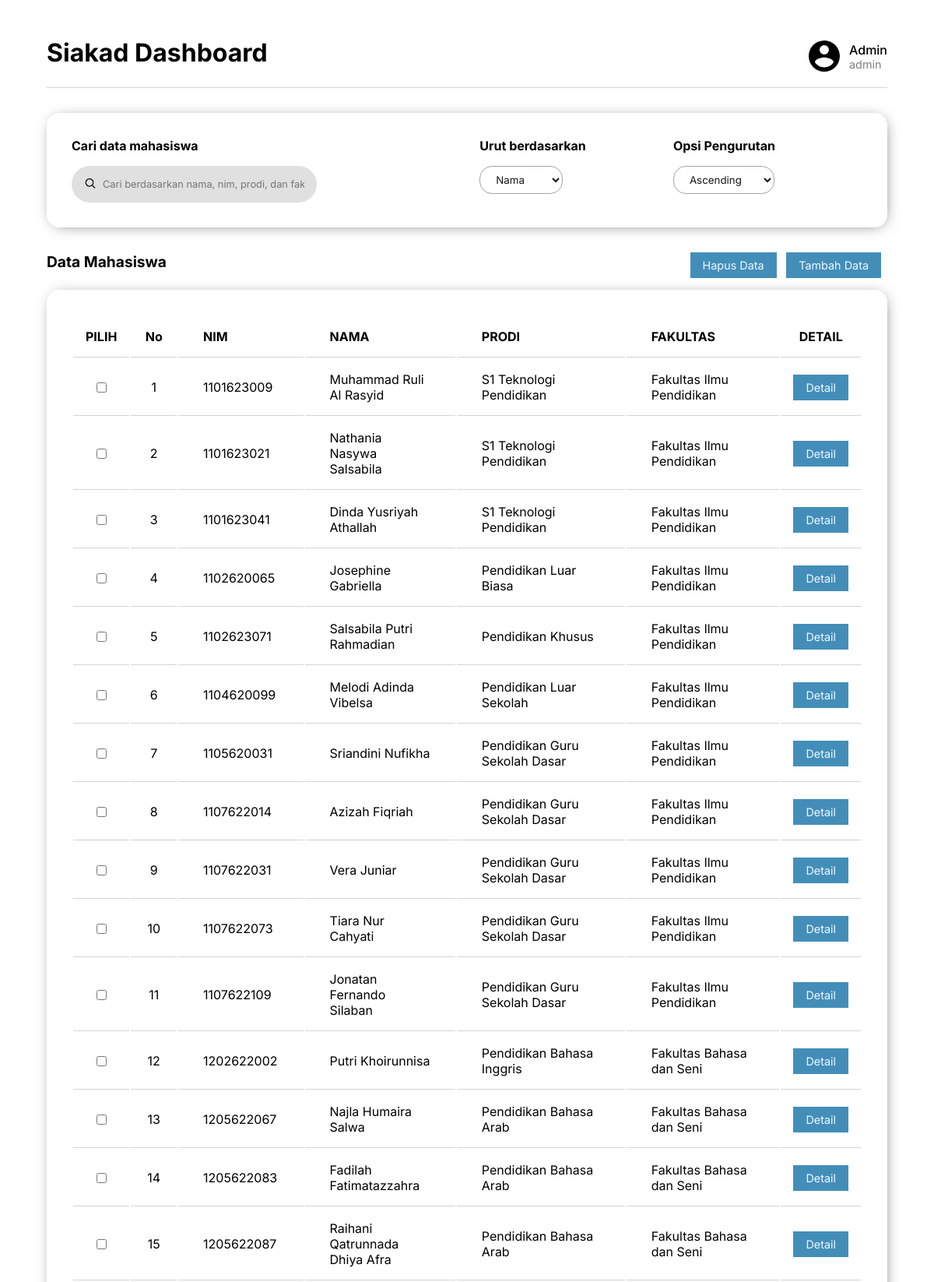
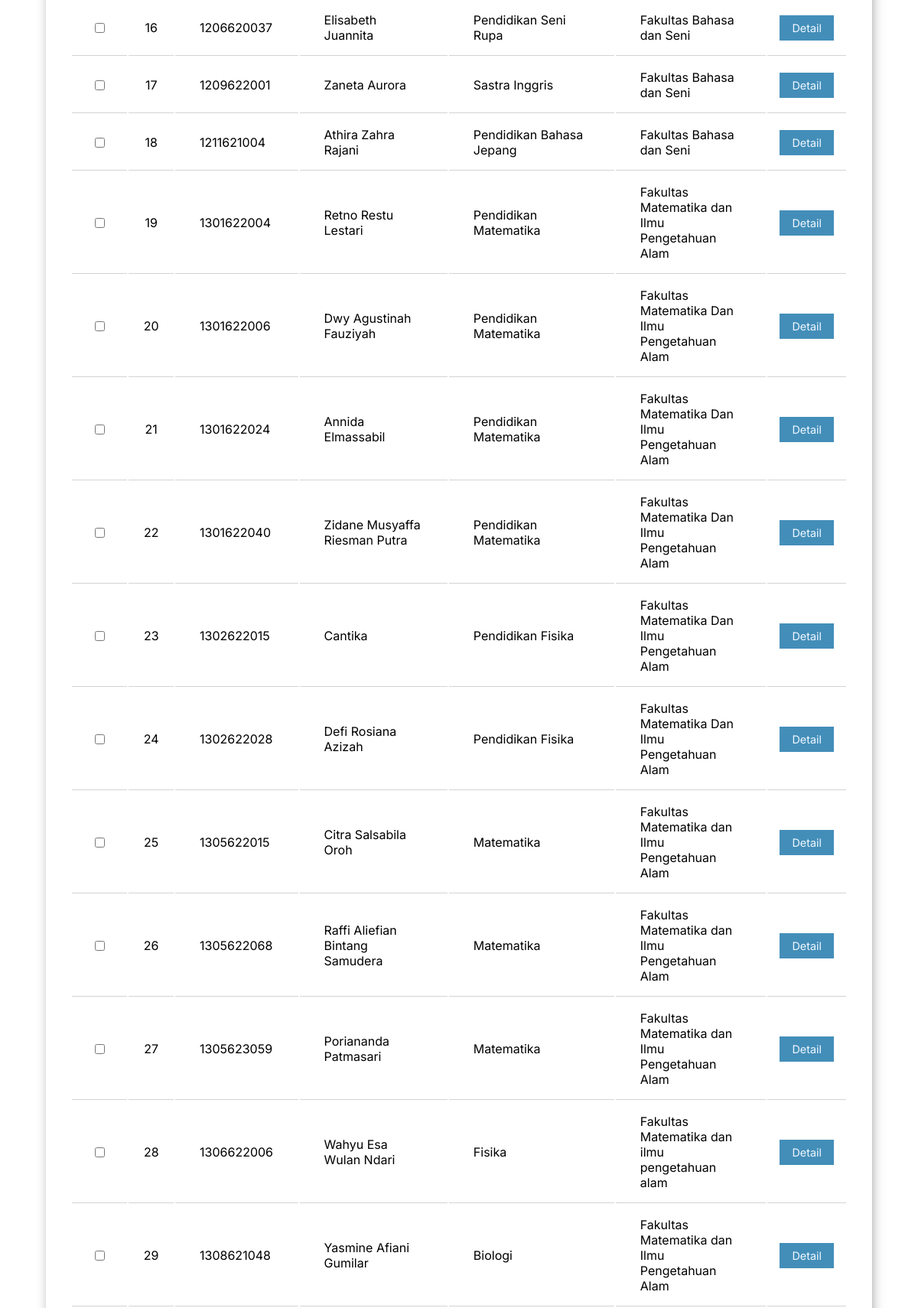
/ (signed in, upper part), run on the app's committed database (2 pictures, top to bottom).
### tables this page shows
CREATE TABLE `data_dasar` (
  `ID` int(11) NOT NULL,
  `NIM` varchar(10) NOT NULL,
  `NAMA` varchar(100) NOT NULL,
  `SEMESTER` int(3) NOT NULL,
  `ALAMAT` varchar(100) NOT NULL,
  `NO.TELP` varchar(15) NOT NULL,
  `PRODI` varchar(100) NOT NULL,
  `FAKULTAS` varchar(100) NOT NULL,
  `TAHUNMASUK` int(10) NOT NULL,
  `UKT` int(10) NOT NULL,
  `STATUSUKT` varchar(10) NOT NULL,
  `GENDER` varchar(10) NOT NULL
);

### index.php (the view, shortened to what this page needs)
<?php
require 'utils.php';
$sql = "SELECT * FROM `data_dasar`";
$result = mysqli_query($conn, $sql);
?>
<!DOCTYPE html>
<html lang="en">
<head>
  <link rel="stylesheet" href="styles/index.css">
</head>
<body>
  <div class="container">
    <header>
      <h1 class="page-title">Siakad Dashboard</h1>
      <div class="profile">
        <div class="profile-wrapper">
          <img class="profile-img" src="assets/account-circle.svg" alt="">
          <div class="profile-info">
            <p class="profile-fullname"><?= $_SESSION["fullname"]; ?></p>
            <p class="profile-username"><?= $_SESSION["username"]; ?></p>
          </div>
        </div>
      </div>
    </header>
    <main>
      <form action="" method="post">
        <div class="search">
          <div class="input-search">
            <label for="search">Cari data mahasiswa</label>
            <input type="text" name="search" id="search" placeholder="Cari berdasarkan nama, nim, prodi, dan fakultas..." autocomplete="off">
          </div>
          <div class="search-option-wrapper">
            <label for="search-option">Urut berdasarkan</label>
            <select name="search-option" id="search-option">
              <option value="NAMA">Nama</option>
            </select>
          </div>
          <div class="search-order-wrapper">
            <label for="search-order">Opsi Pengurutan</label>
            <select name="search-order" id="search-order">
              <option value="ASC">Ascending</option>
            </select>
          </div>
        </div>
        <div class="table-header">
          <h2 class="table-title">Data Mahasiswa</h2>
          <div class="operation">
            <button type="submit" name="delete" class="btn-primary">Hapus Data</button>
            <a href="insert.php" class="btn-primary">Tambah Data</a>
          </div>
        </div>
        <div class="table-container">
          <table>
            <tr>
              <th class="select">PILIH</th>
              <th class="order">No</th>
              <th>NIM</th>
              <th>NAMA</th>
              <th>PRODI</th>
              <th>FAKULTAS</th>
              <th class="detail">DETAIL</th>
            </tr>
            <?php $counter = 0 ?>
            <?php while ($row = $result->fetch_assoc()) : ?>
              <tr>
                <td class="select">
                  <input type="checkbox" name="selected[]" value=<?= $row["ID"]; ?>>
                </td>
                <td class="order"><?= ++$counter; ?></td>
                <td><?= $row["NIM"]; ?></td>
                <td><?= $row["NAMA"]; ?></td>
                <td><?= $row["PRODI"]; ?></td>
                <td><?= $row["FAKULTAS"]; ?></td>
                <td class="detail"><a href="detail.php?id=<?= $row["ID"] ?>" class="btn-primary">Detail</a></td>
              </tr>
            <?php endwhile; ?>
          </table>
        </div>
      </form>
    </main>
  </div>
</body>
</html>

### styles/index.css (style rules this page uses)
* { margin: 0; padding: 0; box-sizing: border-box; font-family: 'Inter', sans-serif; }
.btn-primary { display: inline-block; background-color: #438EB9; text-decoration: none; color: aliceblue; font-size: .9rem; padding: .5rem 1rem; }
button.btn-primary { display: inline-block; background-color: #438EB9; text-decoration: none; color: aliceblue; font-size: .9rem; padding: .5rem 1rem; border: none; cursor: pointer; }
.container { width: 90%; margin: auto; padding: 3rem 0; }
.container header { display: flex; justify-content: space-between; padding-bottom: 1rem; margin-bottom: 2rem; border-bottom: 1px solid rgb(211, 211, 211); }
header .profile { display: flex; width: 50%; justify-content: flex-end; align-items: center; position: relative; }
.profile-wrapper { display: flex; justify-content: flex-end; align-items: center; position: relative; cursor: pointer; }
.profile .profile-img { width: 3rem; margin-right: .5rem; }
.profile .profile-fullname { font-weight: 500; }
.profile .profile-username { color: grey; font-size: .9rem; }
.search { margin: 2rem 0; display: flex; }
.search label { display: block; font-weight: 700; margin-bottom: 1rem; }
.search .input-search { flex-grow: 2.5; }
.search input { border: none; background-color: rgb(224, 224, 224); width: 60%; padding: 1rem; border-radius: 1.5rem; font-size: .8rem; background-image: url(../assets/search.svg); background-repeat: no-repeat; background-position-x: 15px; background-position-y: 15px; padding-left: 2.5rem; }
.search .search-option-wrapper, .search .search-order-wrapper { flex-grow: 1; }
.search-option-wrapper select, .search-order-wrapper select { border: none; padding: .5rem 1rem; color: rgb(22, 22, 22); border: 1px solid rgb(165, 165, 165); background-color: transparent; border-radius: 1rem; }
.table-container, .search { width: 100%; padding: 2rem; border-radius: 1rem; box-shadow: 2px 2px 20px -8px rgba(0,0,0,0.75); -webkit-box-shadow: 2px 2px 20px -8px rgba(0,0,0,0.75); -moz-box-shadow: 2px 2px 20px -8px rgba(0,0,0,0.75); }
.table-header { display: flex; justify-content: space-between; }
.operation a { margin: 0 .5rem; }
.table-container table { width: 100%; }
.table-container table tr, .table-container table td, .table-container table th { border-bottom: 1px solid rgb(211, 211, 211); }
.table-container table td, .table-container table th { padding: 1rem 2rem; }
.table-container table .select, .table-container table .order, .table-container table .detail { padding: 1rem 1rem; text-align: center; }
.table-container table .select input { display: block; margin: auto; }
.table-container table th { text-align: left; }
.table-title { margin-bottom: 1.5rem; font-size: 1.2rem; }

### data on the page
data_dasar: NIM "1101623009", NAMA "Muhammad Ruli Al Rasyid", PRODI "S1 Teknologi Pendidikan", FAKULTAS "Fakultas Ilmu Pendidikan"
data_dasar: NIM "1101623021", NAMA "Nathania Nasywa Salsabila", PRODI "S1 Teknologi Pendidikan", FAKULTAS "Fakultas Ilmu Pendidikan"
data_dasar: NIM "1101623041", NAMA "Dinda Yusriyah Athallah", PRODI "S1 Teknologi Pendidikan", FAKULTAS "Fakultas Ilmu Pendidikan"
data_dasar: NIM "1102620065", NAMA "Josephine Gabriella", PRODI "Pendidikan Luar Biasa", FAKULTAS "Fakultas Ilmu Pendidikan"
data_dasar: NIM "1102623071", NAMA "Salsabila Putri Rahmadian", PRODI "Pendidikan Khusus", FAKULTAS "Fakultas Ilmu Pendidikan"
data_dasar: NIM "1104620099", NAMA "Melodi Adinda Vibelsa", PRODI "Pendidikan Luar Sekolah", FAKULTAS "Fakultas Ilmu Pendidikan"
data_dasar: NIM "1105620031", NAMA "Sriandini Nufikha", PRODI "Pendidikan Guru Sekolah Dasar", FAKULTAS "Fakultas Ilmu Pendidikan"
data_dasar: NIM "1107622014", NAMA "Azizah Fiqriah", PRODI "Pendidikan Guru Sekolah Dasar", FAKULTAS "Fakultas Ilmu Pendidikan"
data_dasar: NIM "1107622031", NAMA "Vera Juniar", PRODI "Pendidikan Guru Sekolah Dasar", FAKULTAS "Fakultas Ilmu Pendidikan"
data_dasar: NIM "1107622073", NAMA "Tiara Nur Cahyati", PRODI "Pendidikan Guru Sekolah Dasar", FAKULTAS "Fakultas Ilmu Pendidikan"
data_dasar: NIM "1107622109", NAMA "Jonatan Fernando Silaban", PRODI "Pendidikan Guru Sekolah Dasar", FAKULTAS "Fakultas Ilmu Pendidikan"
data_dasar: NIM "1202622002", NAMA "Putri Khoirunnisa", PRODI "Pendidikan Bahasa Inggris", FAKULTAS "Fakultas Bahasa dan Seni"
data_dasar: NIM "1205622067", NAMA "Najla Humaira Salwa", PRODI "Pendidikan Bahasa Arab", FAKULTAS "Fakultas Bahasa dan Seni"
data_dasar: NIM "1205622083", NAMA "Fadilah Fatimatazzahra", PRODI "Pendidikan Bahasa Arab", FAKULTAS "Fakultas Bahasa dan Seni"
data_dasar: NIM "1205622087", NAMA "Raihani Qatrunnada Dhiya Afra", PRODI "Pendidikan Bahasa Arab", FAKULTAS "Fakultas Bahasa dan Seni"
data_dasar: NIM "1206620037", NAMA "Elisabeth Juannita", PRODI "Pendidikan Seni Rupa", FAKULTAS "Fakultas Bahasa dan Seni"
data_dasar: NIM "1209622001", NAMA "Zaneta Aurora", PRODI "Sastra Inggris", FAKULTAS "Fakultas Bahasa dan Seni"
data_dasar: NIM "1211621004", NAMA "Athira Zahra Rajani", PRODI "Pendidikan Bahasa Jepang", FAKULTAS "Fakultas Bahasa dan Seni"
data_dasar: NIM "1301622004", NAMA "Retno Restu Lestari", PRODI "Pendidikan Matematika", FAKULTAS "Fakultas Matematika dan Ilmu Pengetahuan Alam"
data_dasar: NIM "1301622006", NAMA "Dwy Agustinah Fauziyah", PRODI "Pendidikan Matematika", FAKULTAS "Fakultas Matematika Dan Ilmu Pengetahuan Alam"
data_dasar: NIM "1301622024", NAMA "Annida Elmassabil", PRODI "Pendidikan Matematika", FAKULTAS "Fakultas Matematika Dan Ilmu Pengetahuan Alam"
data_dasar: NIM "1301622040", NAMA "Zidane Musyaffa Riesman Putra", PRODI "Pendidikan Matematika", FAKULTAS "Fakultas Matematika Dan Ilmu Pengetahuan Alam"
data_dasar: NIM "1302622015", NAMA "Cantika", PRODI "Pendidikan Fisika", FAKULTAS "Fakultas Matematika Dan Ilmu Pengetahuan Alam"
data_dasar: NIM "1302622028", NAMA "Defi Rosiana Azizah", PRODI "Pendidikan Fisika", FAKULTAS "Fakultas Matematika Dan Ilmu Pengetahuan Alam"
data_dasar: NIM "1305622015", NAMA "Citra Salsabila Oroh", PRODI "Matematika", FAKULTAS "Fakultas Matematika dan Ilmu Pengetahuan Alam"
data_dasar: NIM "1305622068", NAMA "Raffi Aliefian Bintang Samudera", PRODI "Matematika", FAKULTAS "Fakultas Matematika dan Ilmu Pengetahuan Alam"
data_dasar: NIM "1305623059", NAMA "Poriananda Patmasari", PRODI "Matematika", FAKULTAS "Fakultas Matematika dan Ilmu Pengetahuan Alam"
data_dasar: NIM "1306622006", NAMA "Wahyu Esa Wulan Ndari", PRODI "Fisika", FAKULTAS "Fakultas Matematika dan ilmu pengetahuan alam"
data_dasar: NIM "1308621048", NAMA "Yasmine Afiani Gumilar", PRODI "Biologi", FAKULTAS "Fakultas Matematika dan Ilmu Pengetahuan Alam"

### other printed values
$_SESSION["fullname"] "Admin"
$_SESSION["username"] "admin"
